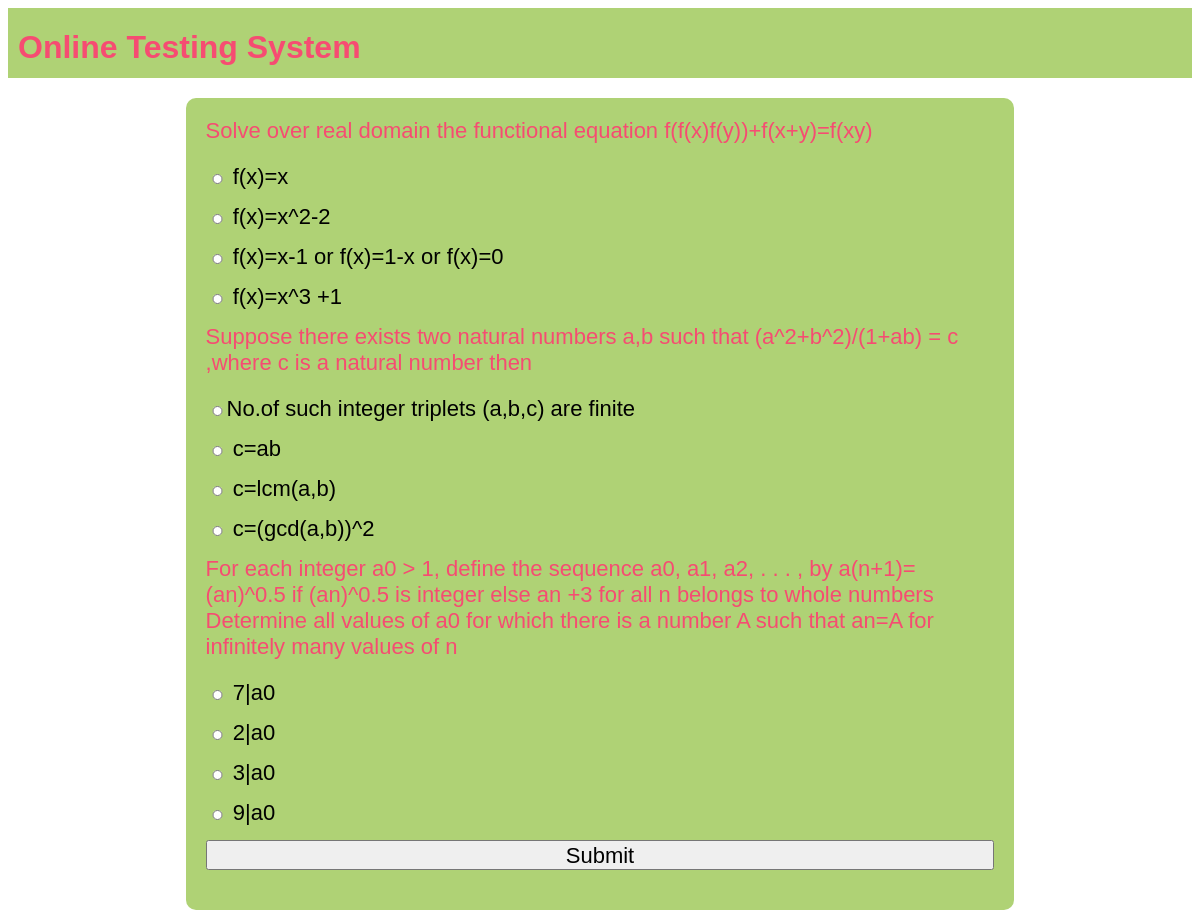
Page /OTS/test-paper?n=3 on the committed database.
### OTS/models.py (models this page shows)
class Question(models.Model):
    qid=models.BigAutoField(primary_key=True,auto_created=True)
    que=models.TextField()
    a=models.CharField(max_length=255)
    b=models.CharField(max_length=255)
    c=models.CharField(max_length=255)
    d=models.CharField(max_length=255)
    ans=models.CharField(max_length=2)

### OTS/views.py (the view)
# urls.py: path('test-paper',testPaper,name='testPaper'),
def testPaper(request):
    if 'name' not in request.session.keys():
        res=HttpResponseRedirect("login")
    n=int(request.GET['n'])
    question_pool=list(Question.objects.all())
    random.shuffle(question_pool)
    questions_list=question_pool[:n]
    context={'questions':questions_list}
    res=render(request,'test_paper.html',context)
    return res

### OTS/templates/test_paper.html (shortened to what this page needs)
{% extends 'main.html' %}
{% block content %}
<form action="{% url 'OTS:calculateTest' %}" method="post">
    {% for question in questions %}
    <div class="question">
        {{question.que}}
    </div>
    <div class="options"><input type="radio" name="q{{question.qid}}" value="a">{{question.a}}</div>
    <div class="options"><input type="radio" name="q{{question.qid}}" value="b">{{question.b}}</div>
    <div class="options"><input type="radio" name="q{{question.qid}}" value="c">{{question.c}}</div>
    <div class="options"><input type="radio" name="q{{question.qid}}" value="d">{{question.d}}</div>
    {% endfor %}
    <div><input type="submit" value="Submit"></div>
</form>
{% endblock %}

### OTS/static/theme.css (style rules this page uses)
* { font-family: 'Lucida Sans', 'Lucida Sans Regular', 'Lucida Grande', 'Lucida Sans Unicode', Geneva, Verdana, sans-serif; }

### OTS/static/formstyle.css (style rules this page uses)
form { box-sizing: border-box; padding:20px; border-radius:10px; background-color:#AFD275; display:table; width:100%; }
input { display:block; width:100%; margin-bottom:20px; height:30px; font-size:22px; }
.question { color:#F64C72; font-size:22px; margin-bottom: 20px; }
.options { font-size:22px; }
.options input { display:inline; width:fit-content; height:10px; }

### rows in the picture
Question: que "Solve over real domain the functional equation f(f(x)f(y))+f(x+y)=f(xy)", a "f(x)=x", b "f(x)=x^2-2", c "f(x)=x-1 or f(x)=1-x or f(x)=0", d "f(x)=x^3 +1"
Question: que "Suppose there exists two natural numbers a,b such that (a^2+b^2)/(1+ab) = c ,where c is a natural number then", a "No.of such integer triplets (a,b,c) are finite", b "c=ab", c "c=lcm(a,b)", d "c=(gcd(a,b))^2"
Question: que "For each integer a0 > 1, define the sequence a0, a1, a2, . . . , by a(n+1)= (an)^0.5 if (an)^0.5 is integer else an +3 for all n belongs to whole numbers Determine all values of a0 for which there is a number A such that an=A for infinitely many values of n", a "7|a0", b "2|a0", c "3|a0", d "9|a0"
